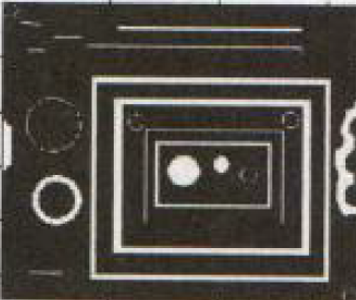
%> input picture lab6/code/1.png, 356 x 300 px
$ octave main1.m   (GNU Octave 9; MATLAB toolbox functions it lacks are replaced by stand-ins)
%> lines starting %> are read from the running program, lines starting %| are printed output that depends on the picture
I  = imread('1.png');
%> I is the input picture: size 300x356x3 uint8; mean R, G, B 79.6, 75.4, 69.5
I = rgb2gray(I);
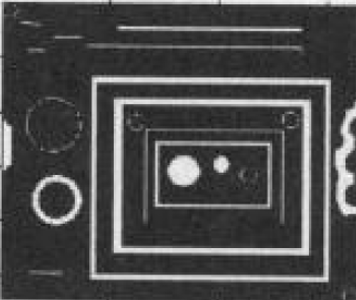
%> I: size 300x356 uint8; min 11, max 255, mean 76
rotI = imrotate(I,33,'crop');
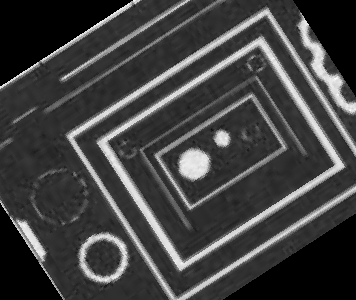
%> rotI: size 300x356 uint8; min 0, max 255, mean 65.2
BW = edge(rotI,'canny');
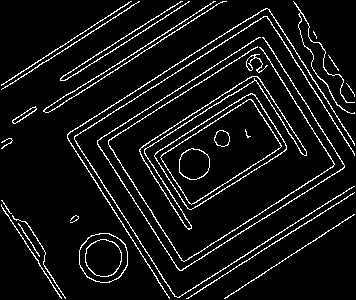
%> BW: size 300x356 logical; 7.6% white in thin lines or dots
[H,T,R] = hough(BW);
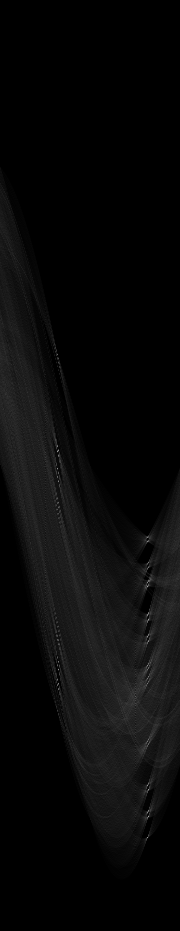
%> H: size 931x180 double; min 0, max 170, mean 8.7
%> T = 180 values from -90 to 89; R = 931 values from -465 to 465
imshow(H,[],'XData',T,'YData',R,'InitialMagnification','fit');
xlabel('\theta'), ylabel('\rho');
axis on, axis normal, hold on;
P  = houghpeaks(H,5,'threshold',ceil(0.3*max(H(:))));
%> P = [587 148; 817 149; 452 58; 620 149; 790 149]
x = T(P(:,2));
%> x = [57 58 -33 58 58]
y = R(P(:,1));
%> y = [121 351 -14 154 324]
plot(x,y,'s','color','white');
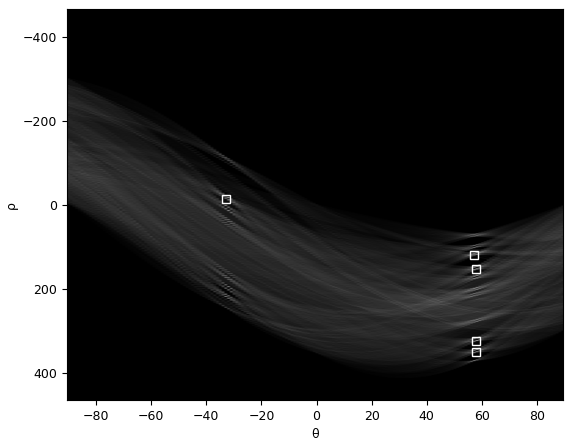
%> figure redrawn from the program's plot data

lines = houghlines(BW,T,R,P,'FillGap',5,'MinLength',7);
%> lines = 5 lines; point1 to point2 (x, y): (266, 17) to (76, 136), (221, 3) to (53, 111), (354, 194) to (187, 299), (345, 168) to (181, 271), (75, 140) to (171, 289)
figure, imshow(rotI), hold on
max_len = 0;
a = zeros(3,1);
b = zeros(3,4);
for k = 1:length(lines)
    xy = [lines(k).point1; lines(k).point2];
    plot(xy(:,1),xy(:,2),'LineWidth',2,'Color','green');

    plot(xy(1,1),xy(1,2),'x','LineWidth',2,'Color','yellow');
    plot(xy(2,1),xy(2,2),'x','LineWidth',2,'Color','red');

    minilen = a(1,1);
    minixy = 1;

    for i = 1:3
        if a(i,1) < minilen
            minilen = a(i, 1);
            minixy = i;
        end
    end

    len = norm(lines(k).point1 - lines(k).point2);
    if(len > minilen)
        b(minixy, 1) = xy(1);
        b(minixy, 2) = xy(2);
        b(minixy, 3) = xy(3);
        b(minixy, 4) = xy(4);
        a(minixy, 1) = len;
    end

end
%> this loop made 5 passes
%> (xy, len) on passes 1 to 5: ([221 3; 53 111], 199.7), ([354 194; 187 299], 197.3), ([75 140; 171 289], 177.2), ([266 17; 76 136], 224.2), ([345 168; 181 271], 193.7)
%> after the loop, a = [199.7; 197.3; 224.2]; b = [221 53 3 111; 354 187 194 299; 266 76 17 136]
xy_long1 = zeros(2,2);
xy_long2 = zeros(2,2);
xy_long3 = zeros(2,2);
xy_long1(1,1) = b(1,1);
xy_long1(1,2) = b(1,2);
xy_long1(2,1) = b(1,3);
xy_long1(2,2) = b(1,4);
plot(xy_long1(1,:),xy_long1(2,:),'LineWidth',2,'Color','cyan');
xy_long2(1,1) = b(2,1);
xy_long2(1,2) = b(2,2);
xy_long2(2,1) = b(2,3);
xy_long2(2,2) = b(2,4);
plot(xy_long2(1,:),xy_long2(2,:),'LineWidth',2,'Color','cyan');
xy_long3(1,1) = b(3,1);
xy_long3(1,2) = b(3,2);
xy_long3(2,1) = b(3,3);
xy_long3(2,2) = b(3,4);
plot(xy_long3(1,:),xy_long3(2,:),'LineWidth',2,'Color','cyan');
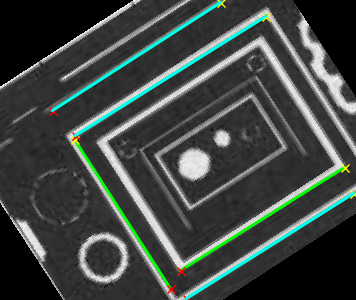
%> figure redrawn from the program's plot data
